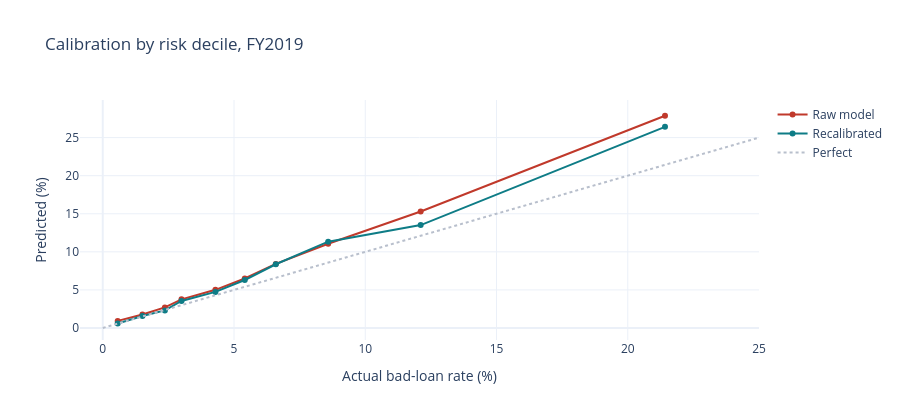

Source (notebook cell):
### Markdown cell above
## 4. Recalibration
*Why:* notebook 3 showed the model's probabilities run high on FY2019 (the riskiest tenth: 28% predicted vs 21% actual). Pricing and expected-loss figures need probabilities that match reality.
We fit an **isotonic regression** (a flexible, order-preserving mapping from score to probability) on FY2018 and apply it to FY2019. It cannot change the ranking, so AUC is unchanged.

### Code cell
iso = IsotonicRegression(out_of_bounds="clip").fit(p_va, va["bad"])
q_te = iso.predict(p_te)
dec = pd.qcut(pd.Series(p_te).rank(method="first"), 10, labels=range(1, 11)).astype(int).values
cal = pd.DataFrame({"decile": dec, "raw": p_te, "recalibrated": q_te, "actual": te["bad"].values}).groupby("decile").mean()
display(cal.sort_index(ascending=False).round(3))
print(f"Brier score: raw {brier_score_loss(te['bad'], p_te):.4f} -> recalibrated {brier_score_loss(te['bad'], q_te):.4f}"
      f" | mean predicted: raw {p_te.mean():.3f}, recalibrated {q_te.mean():.3f}, actual {te['bad'].mean():.3f}"
      f" | AUC {roc_auc_score(te['bad'], q_te):.4f}")
c = cal.reset_index()
fig = go.Figure([go.Scatter(x=c["actual"] * 100, y=c["raw"] * 100, mode="markers+lines", name="Raw model", line=dict(color=RED)),
                 go.Scatter(x=c["actual"] * 100, y=c["recalibrated"] * 100, mode="markers+lines", name="Recalibrated", line=dict(color=TEAL)),
                 go.Scatter(x=[0, 25], y=[0, 25], mode="lines", name="Perfect", line=dict(color=GREY, dash="dot"))])
fig.update_layout(template="plotly_white", title="Calibration by risk decile, FY2019", xaxis_title="Actual bad-loan rate (%)",
                  yaxis_title="Predicted (%)", height=420); fig.show()

### Figure 1 — Plotly figure (JSON) as saved in the notebook; plotly's stock layout.template omitted (floating-point values rounded to 4 significant figures)
{"data": [{"line": {"color": "#C0392B"}, "mode": "markers+lines", "name": "Raw model", "type": "scatter", "x": [0.5694, 1.511, 2.366, 3.0, 4.293, 5.411, 6.592, 8.587, 12.11, 21.42], "y": [0.933, 1.776, 2.702, 3.759, 5.013, 6.504, 8.414, 11.07, 15.3, 27.87]}, {"line": {"color": "#0E7C86"}, "mode": "markers+lines", "name": "Recalibrated", "type": "scatter", "x": [0.5694, 1.511, 2.366, 3.0, 4.293, 5.411, 6.592, 8.587, 12.11, 21.42], "y": [0.5819, 1.583, 2.308, 3.556, 4.739, 6.303, 8.368, 11.34, 13.52, 26.42]}, {"line": {"color": "#B8BFCC", "dash": "dot"}, "mode": "lines", "name": "Perfect", "type": "scatter", "x": [0, 25], "y": [0, 25]}], "layout": {"height": 420, "title": {"text": "Calibration by risk decile, FY2019"}, "xaxis": {"title": {"text": "Actual bad-loan rate (%)"}}, "yaxis": {"title": {"text": "Predicted (%)"}}}}
